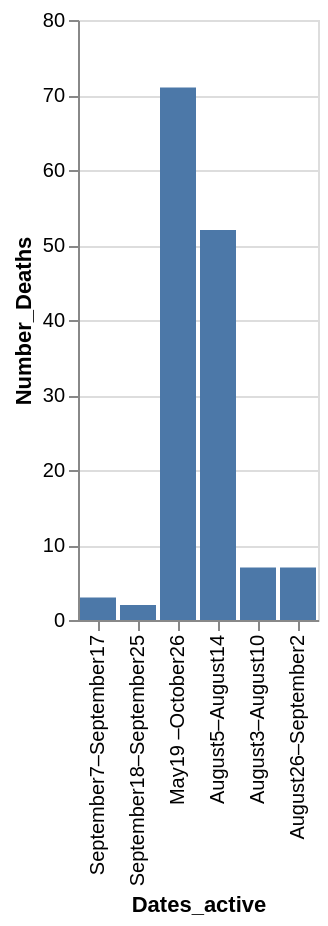

Vega-Lite specification for this chart:
### Vega-Lite specification from a JSON file in a GitHub repository (floating-point values rounded to 4 significant figures)
{"data": {"values": [{"x_data": "September7–September17", "y_data": 3}, {"x_data": "September18–September25", "y_data": 2}, {"x_data": "May19 –October26", "y_data": 71}, {"x_data": "August5–August14", "y_data": 52}, {"x_data": "August3–August10", "y_data": 7}, {"x_data": "August26–September2", "y_data": 7}]}, "mark": "bar", "encoding": {"x": {"field": "x_data", "type": "nominal", "title": "Dates_active", "sort": "descending"}, "y": {"field": "y_data", "type": "quantitative", "title": "Number_Deaths"}}}
